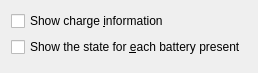
<?xml version="1.0" encoding="UTF-8"?>
<ui version="4.0">
 <class>batteryConfig</class>
 <widget class="QWidget" name="batteryConfig">
  <property name="geometry">
   <rect>
    <x>0</x>
    <y>0</y>
    <width>247</width>
    <height>73</height>
   </rect>
  </property>
  <property name="windowTitle">
   <string>Configure Battery Monitor</string>
  </property>
  <layout class="QVBoxLayout" name="verticalLayout">
   <item>
    <widget class="QCheckBox" name="showBatteryStringCheckBox">
     <property name="toolTip">
      <string/>
     </property>
     <property name="text">
      <string>Show charge &amp;information</string>
     </property>
    </widget>
   </item>
   <item>
    <widget class="QCheckBox" name="showMultipleBatteriesCheckBox">
     <property name="toolTip">
      <string/>
     </property>
     <property name="text">
      <string>Show the state for &amp;each battery present</string>
     </property>
    </widget>
   </item>
   <item>
    <spacer name="verticalSpacer">
     <property name="orientation">
      <enum>Qt::Vertical</enum>
     </property>
     <property name="sizeHint" stdset="0">
      <size>
       <width>20</width>
       <height>15</height>
      </size>
     </property>
    </spacer>
   </item>
  </layout>
 </widget>
 <resources/>
 <connections/>
</ui>
